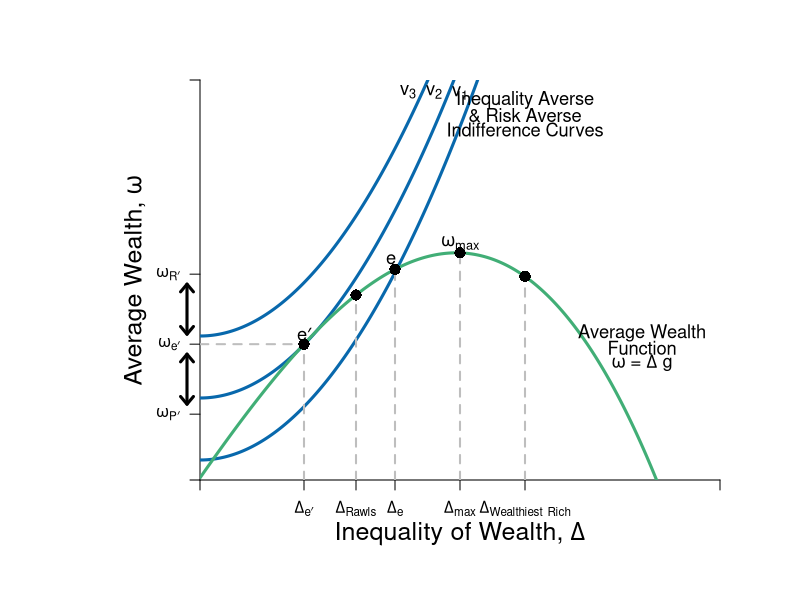

Reproduce this figure in R.
#Graph Designer: Simon Halliday & Riley Boeth '17
#Authors: Bowles, Foley and Halliday
#Title: Coordination, Conflict and Competition: A Text in Microeconomics

library(shape)
pdf(file = "risk/risks_inequality_ineq.pdf", width = 10, height = 8)


#Set parameters for graphics
axislabelsize <- 1.5
labelsize <- 1.1
graphlinewidth <- 3
segmentlinewidth <- 2

COL <- c("#7fc97f", "#beaed4", "#fdc086", "#ffff99", "#386cb0", "#f0027f", "#bf5b17", "#666666")
COLA <- c("#e0f3db", "#99d8c9","#66c2a4","#41ae76", "#238b45", "#005824")
COLB <- c("#c6dbef", "#4eb3d3", "#2b8cbe", "#0868ac","#084081")
COLC <- c("#fcfbfd", "#efedf5", "#dadaeb", "#bcbddc", "#9e9ac8", "#807dba", "#6a51a3", "#54278f", "#3f007d")

#Edited the margins to cater for the larger LHS labels
par(mar =  c(6, 10, 4, 4))

#Indifference curves of a risk-averse homo economicus (2nd graph out of the two for 4.7)

indiffA <- function(x, ua=2) {
  ua + (1/12)*(x)^2
}

#Average wealth function 

avgwealth <- function(x,y){
  (1.08)*((-1/35)*(((-((.9)*x-36))^2))+36.8+((-1/10)*(x-4)+(-1/1000)*((x-3)^3)))
}

#Add limits on axes and levels of utility for each indifference curve
ylims <- c(0, 40)
xlims <- c(0, 40)

npts <- 501 
x <- seq(xlims[1], xlims[2], length.out = npts)
y <- seq(ylims[1], ylims[2], length.out = npts) 

plot(0, 0, xlim = xlims, ylim = ylims, type = "n",
     xlab = expression(paste("")),
     ylab = expression(paste("")), 
     xaxt = "n", 
     yaxt = "n", 
     cex.lab = axislabelsize, 
     bty = "n", 
     xaxs="i", 
     yaxs="i"
)

#x and y limits with plain axes without ticks/numbers to match previous graph

#ticksx <- seq(from = 0, to = xlims[2]+1, by = 4)
#xlabels <- seq(from = 0, to = xlims[2], by = 1)
ticksx <- c(xlims[1], 8, 12, 15, 20, 25, xlims[2])
xlabels <- c(NA, expression(paste(Delta[e*minute])), expression(paste(Delta[Rawls])), expression(paste(Delta[e])), expression(paste(Delta[max])), expression(paste(Delta, ""[Wealthiest], " "[Rich])), NA)
#ticksy <- seq(from = 0, to = ylims[2]+1, by = 4)
#ylabels <- seq(from = 0, to = ylims[2], by = 1)
ticksy <- c(ylims[1], avgwealth(8) - 7, avgwealth(8), avgwealth(8) + 7, ylims[2])
ylabels <- c(NA, expression(paste(omega[P*minute])), expression(paste(omega[e*minute])), expression(paste(omega[R*minute])), NA)
#text(-1, avgwealth(8)+7, expression(paste(omega, ""[R],"'")), xpd = TRUE, cex = labelsize)
#text(-1, avgwealth(8), expression(paste(omega, ""[e],"'")),  xpd = TRUE, cex = labelsize)
#text(-1, avgwealth(8)-7, expression(paste(omega, ""[P],"'")),  xpd = TRUE, cex = labelsize)


#text(8, -.9, expression(paste(Delta, ""[e],"`")),  xpd = TRUE,  cex = labelsize)
#text(12, -.9, expression(paste(Delta, ""[rawls])), xpd = TRUE, cex = labelsize)
#text(15, -.9, expression(paste(Delta, ""[e])),  xpd = TRUE,  cex = labelsize)
#text(20, -.9, expression(paste(Delta,""[max])),  xpd = TRUE,  cex = labelsize)
#text(25, -.9, expression(paste(Delta, ""[Wealthiest], " "[Rich])),  xpd = TRUE,  cex = labelsize)




axis(1,at = ticksx,  pos = 0, labels = xlabels)
axis(2,at = ticksy,  pos = 0, labels = ylabels, las = 1)

npts <- 500 
xx1 <- seq(xlims[1], xlims[2], length.out = npts)
xx2 <- seq(0, xlims[2], length.out = npts)
xx3 <- seq(xlims[1], 0, length.out = npts)
xx4 <- seq(-11, 0, length.out = npts)


lines(xx1, indiffA(xx1, ua = 2), col = COLB[4], lwd = graphlinewidth)
lines(xx1, indiffA(xx1, ua = 8.2), col = COLB[4], lwd = graphlinewidth)
lines(xx1, indiffA(xx1, ua = 14.4), col = COLB[4], lwd = graphlinewidth)
lines(xx1, avgwealth(xx1), col = COLA[4], lwd = graphlinewidth)


#Axis labels and draw linear utility function
mtext(expression(paste("Inequality of Wealth, ", Delta)), side = 1, line = 2.5, cex = axislabelsize)
text(-5, 0.5*ylims[2], expression(paste("Average Wealth, ",omega)), xpd = TRUE, cex = axislabelsize, srt = 90) 

#Label various points on line

text(8, avgwealth(8)+1, expression(paste(e*minute)), cex = labelsize)
segments(8, 0, 8, avgwealth(8), lty = 2, col = "gray", lwd = segmentlinewidth)
segments(0, avgwealth(8), 8, avgwealth(8), lty = 2, col = "gray", lwd = segmentlinewidth)
points(8, avgwealth(8), pch = 16, col = "black", cex = 1.5)

segments(25, 0, 25, avgwealth(25), lty = 2, col = "gray", lwd = segmentlinewidth)
points(25, avgwealth(25), pch = 16, col = "black", cex = 1.5)

text(20, avgwealth(20)+1, expression(paste(omega, ""[max])), cex = labelsize)
segments(20, 0, 20, avgwealth(20), lty = 2, col = "gray", lwd = segmentlinewidth)
points(20, avgwealth(20), pch = 16, col = "black", cex = 1.5)

text(14.7, avgwealth(15)+1, expression(paste("e")), cex = labelsize)
segments(15, 0, 15, avgwealth(15), lty = 2, col = "gray", lwd = segmentlinewidth)
points(15, avgwealth(15), pch = 16, col = "black", cex = 1.5)

segments(12, 0, 12, avgwealth(12), lty = 2, col = "gray", lwd = segmentlinewidth)
points(12, avgwealth(12), pch = 16, col = "black", cex = 1.5)

#Label relevant points on axes

#Add arrow beside y axis and points on axis

arrows(-1, avgwealth(8)+6, -1, avgwealth(8)+1, col = "black", code =3, arr.type = "simple", xpd = TRUE, length = 0.1, angle = 40, lwd = 3)
arrows(-1, avgwealth(8)-6, -1, avgwealth(8)-1, col = "black", code = 3, arr.type = "simple", xpd = TRUE, length = 0.1, angle = 40, lwd = 3)

#points(0, avgwealth(8)+7, pch = 16, col = "black", cex = 1.5, xpd = TRUE)
#points(0, avgwealth(8), pch = 16, col = "black", cex = 1.5,xpd = TRUE)
#points(0, avgwealth(8)-7, pch = 16, col = "black", cex = 1.5,xpd = TRUE)

#label the three indifference curves

text(20, indiffA(20)+3.355, expression(paste("v"[1])), xpd = TRUE, cex = labelsize)
text(18, indiffA(18)+9.8, expression(paste("v"[2])),  xpd = TRUE, cex = labelsize)
text(16, indiffA(16)+15.5, expression(paste("v"[3])),  xpd = TRUE, cex = labelsize)

#Label average wealth curve and indifference curves generally

text(34, avgwealth(30)+1.5, expression(paste("Average Wealth")), xpd = TRUE, cex = labelsize)
text(34, avgwealth(30), expression(paste("Function")), xpd = TRUE, cex = labelsize)
text(34, avgwealth(30)-1.5, expression(paste(omega, " = ",Delta," g")), xpd = TRUE, cex = labelsize)

text(25, 38, expression(paste("Inequality Averse")), xpd = TRUE, cex = labelsize)
text(25, 36.5, expression(paste("& Risk Averse")), xpd = TRUE, cex = labelsize)
text(25, 35, expression(paste("Indifference Curves")), xpd = TRUE, cex = labelsize)


dev.off()
